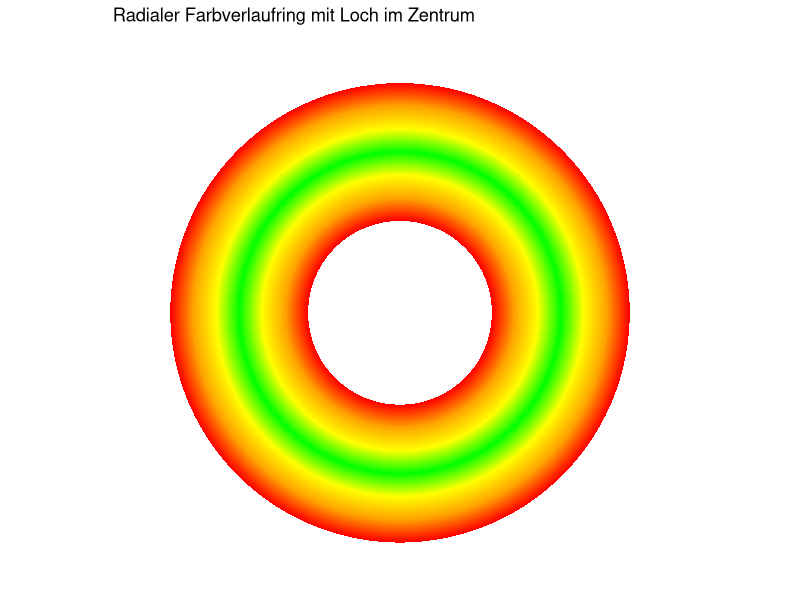
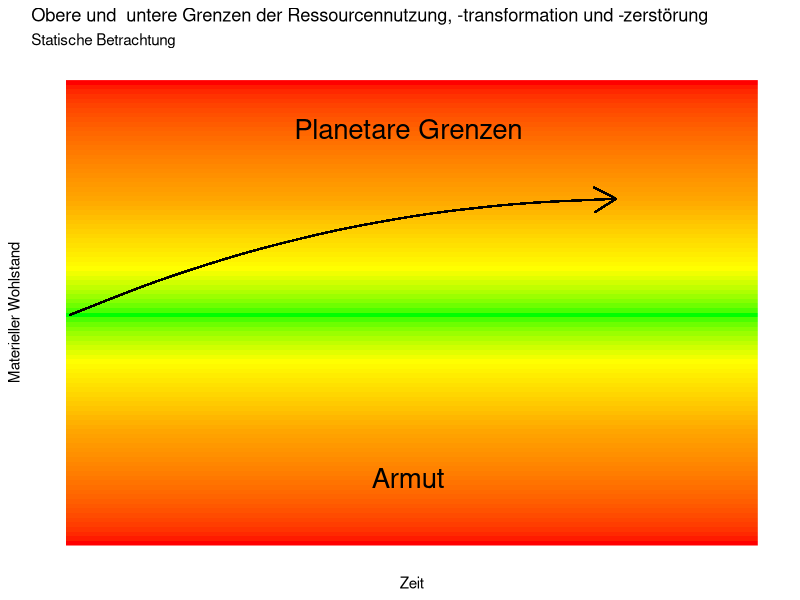
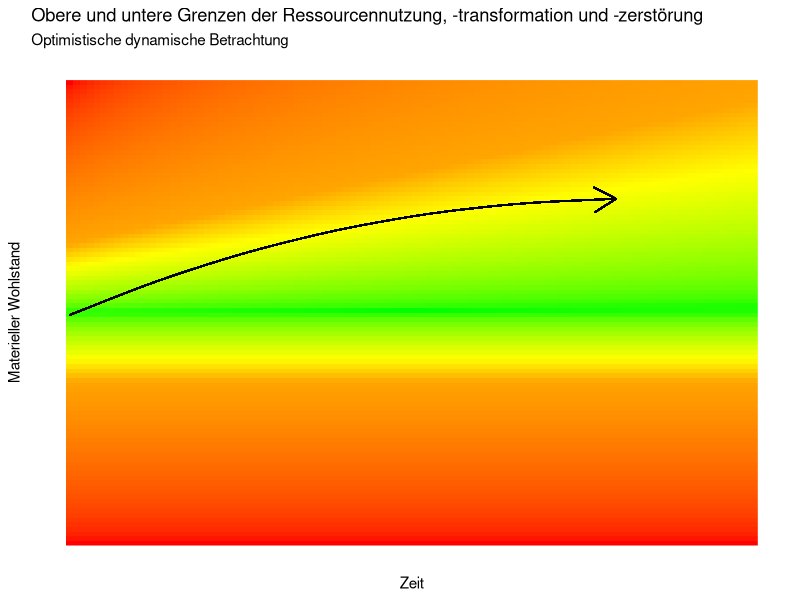

Write R code to recreate these figures, in order.
## ---- chunk 1
#| message: false
#| warning: false

library(ggplot2)
library(dplyr)
library(scales)

# Anzahl der Ringe (Segment-Dicke)
n <- 200

# Farbverlauf von innen (rot) nach außen (Rot-Orange-Gelb-Grün-Gelb-Orange-Rot)
farben <- colorRampPalette(c("red", "orange", "yellow", "green", "yellow", "orange", "red"))(n)

# Daten mit Segmenten in radialer Richtung
farbverlauf <- data.frame(
  xmin = seq(3, 3.3 - 0.3/n, length.out = n),
  xmax = seq(3 + 0.3/n, 3.3, length.out = n),
  ymin = 0,
  ymax = 1,
  Farbe = farben
)

ggplot(farbverlauf) +
  geom_rect(aes(
    fill = Farbe,
    xmin = xmin, xmax = xmax,
    ymin = ymin, ymax = ymax
  ), color = NA) +
  scale_fill_identity() +
  coord_polar(theta = "y") +
  xlim(c(2.8, 3.3)) + # mit oder ohne Loch?
  theme_void() +
  labs(title = "Radialer Farbverlaufring mit Loch im Zentrum")

## ---- chunk 2
#| message: false
#| warning: false

library(ggplot2)

df <- data.frame(
  x = rep(1:100, each = 100),
  y = rep(1:100, times = 100)
)



farben <- c("red", "orange", "yellow", "green", "yellow", "orange", "red")

# Hier wird der Bereich für die Enden gestreckt (Rot bei 1 und 25 sowie 75 und 100)
values <- scales::rescale(c(1, 25, 40, 50, 60, 75, 100))

ggplot(df, aes(x = x, y = y, fill = y)) +
  geom_raster() +
  scale_fill_gradientn(
    colours = farben,
    values = values,
    guide = "none"
  )+
   annotate("text", x = 50, y = 15, label = "Armut", size=7) +
   annotate("text", x = 50, y = 90, label = "Planetare Grenzen", size=7) +
#  geom_hline(yintercept = c(30, 70), linetype="dashed") +
  geom_curve(x=1, y=50, xend=80, yend=75,
             curvature=-.1,
             arrow=arrow())+
  labs(title = "Obere und  untere Grenzen der Ressourcennutzung, -transformation und -zerstörung",
      subtitle="Statische Betrachtung",
      x="Zeit",
      y= "Materieller Wohlstand")+
  # Die theme()-Funktion ist der Schlüssel zur Anpassung des Aussehens.
  theme(
    # --- Gitterlinien entfernen ---
    # Entfernt die Hauptgitterlinien (major grids)
    panel.grid.major = element_blank(),
    # Entfernt die Nebengitterlinien (minor grids)
    panel.grid.minor = element_blank(),

    # --- Achsen-Ticks und deren Beschriftungen entfernen ---
    # Entfernt die Ticks (die kleinen Striche an den Achsen)
    axis.ticks = element_blank(),
    # Entfernt die Tick-Beschriftungen (die Zahlen an den Achsen)
    axis.text.x = element_blank(),
    axis.text.y = element_blank(),

    # --- Zusätzliche ästhetische Anpassungen ---
    # Setzt einen sauberen, weißen Hintergrund für das Panel
    panel.background = element_rect(fill = "white")#,
    # Fügt die Achsenlinien wieder hinzu, da sie durch das Entfernen des Gitters verschwinden können
    #axis.line = element_line(colour = "black")
  )

## ---- chunk 3
#| message: false
#| warning: false

library(tidyverse)

df <- data.frame(
  x = rep(1:100, each = 100),
  y = rep(1:100, times = 100)
)

# Parameter für den Trichter
w0 <- 20   # Startbreite bei x=1
w1 <- 60   # Endbreite bei x=100
mitte <- 50 # Zentrum des Trichters

# Neue Variable: Normalisierter Abstand vom Zentrum (abhängig von X)
df$w <- w0 + (w1 - w0) * (df$x - 1) / 99

df <- df %>% mutate(z = ifelse(y > mitte, (y - mitte)/w, 5*(y-mitte)/100))

df$z1 <- (df$y - mitte) / df$w


# Farben und Positionen im Gradienten
farben <- c("red", "orange", "yellow", "green", "yellow", "orange", "red")
values <- c(0, 0.35, 0.4, 0.5, 0.6, 0.65, 1)


# Plot mit dynamischem Trichter
ggplot(df, aes(x = x, y = y, fill = z)) +
  geom_raster() +
  scale_fill_gradientn(
    colours = farben,
    values = values,
    guide = "none"
  ) +
  geom_curve(x=1, y=50, xend=80, yend=75,
             curvature=-.1,
             arrow=arrow())+
  labs(
    title = "Obere und untere Grenzen der Ressourcennutzung, -transformation und -zerstörung",
    subtitle = "Optimistische dynamische Betrachtung",
    x = "Zeit",
    y= "Materieller Wohlstand"
  ) +
  # Die theme()-Funktion ist der Schlüssel zur Anpassung des Aussehens.
  theme(
    # --- Gitterlinien entfernen ---
    # Entfernt die Hauptgitterlinien (major grids)
    panel.grid.major = element_blank(),
    # Entfernt die Nebengitterlinien (minor grids)
    panel.grid.minor = element_blank(),

    # --- Achsen-Ticks und deren Beschriftungen entfernen ---
    # Entfernt die Ticks (die kleinen Striche an den Achsen)
    axis.ticks = element_blank(),
    # Entfernt die Tick-Beschriftungen (die Zahlen an den Achsen)
    axis.text.x = element_blank(),
    axis.text.y = element_blank(),

    # --- Zusätzliche ästhetische Anpassungen ---
    # Setzt einen sauberen, weißen Hintergrund für das Panel
    panel.background = element_rect(fill = "white")#,
    # Fügt die Achsenlinien wieder hinzu, da sie durch das Entfernen des Gitters verschwinden können
    #axis.line = element_line(colour = "black")
  )
